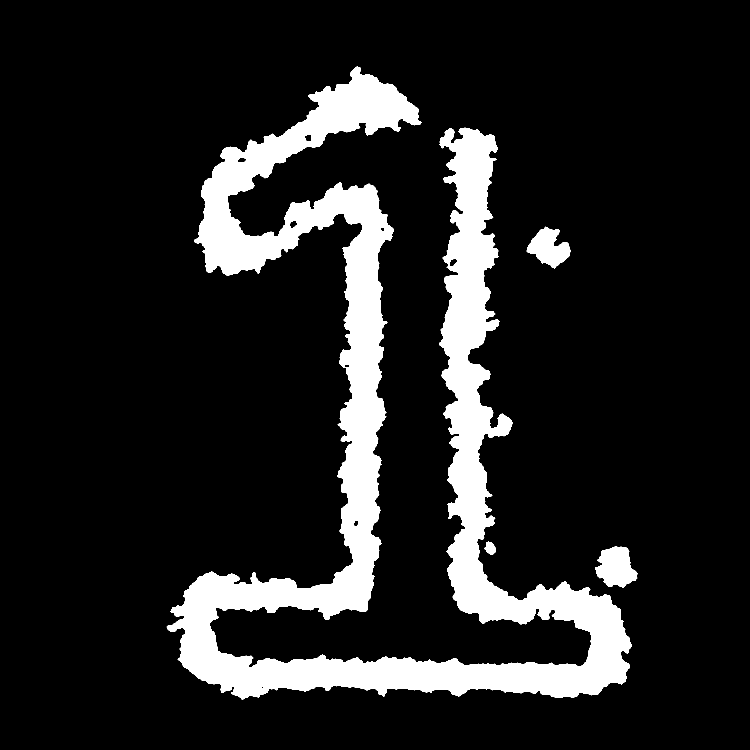
#> input picture post_template_package/post_template_repair/templates/template1_core.png, 3000 x 3000 px (shown at 1/4 size); its folder holds only this picture in this run
$ python run_full_diamond_pipeline.py --input post_template_package/post_template_repair/templates/template1_core.png --outdir out
#> lines starting #> are read from the running program, lines starting #| are printed output that depends on the picture; after the words box and inside, x2 and y2 are one past the last pixel; in counts of white or black regions, pixels touching at a corner belong together
### process_diamond_target_images.py
from pathlib import Path
import re

import cv2
import numpy as np
from PIL import Image, ImageDraw, ImageOps


def robust_norm(x: np.ndarray, low: float = 1.0, high: float = 99.5) -> np.ndarray:
    x = x.astype(np.float32)
    lo, hi = np.percentile(x, [low, high])
    if hi <= lo:
        hi = lo + 1.0
    return np.clip((x - lo) / (hi - lo), 0.0, 1.0)


def to_uint8(x: np.ndarray, low: float = 1.0, high: float = 99.5) -> np.ndarray:
    return (robust_norm(x, low, high) * 255.0 + 0.5).astype(np.uint8)


def natural_key(path: Path):
    parts = re.split(r"(\d+)", path.name)
    return [int(p) if p.isdigit() else p for p in parts]


def ascii_label(path: Path) -> str:
    match = re.search(r"(\d+)", path.stem)
    return f"image {match.group(1)}" if match else path.stem.encode("ascii", "ignore").decode()


# [10 lines left out: function find_target_dir, not called in this run]


def load_gray(path: Path) -> np.ndarray:
    rgb = np.asarray(Image.open(path).convert("RGB"), dtype=np.float32) / 255.0
#> rgb: shape (3000, 3000, 3) float32; values 0 (black) and 1 (white), 12.8% white; 4 white regions, box (x1, y1, x2, y2) and area: (667, 266, 2528, 2800) 1119533, (2380, 2187, 2549, 2351) 18680, (2106, 907, 2281, 1074) 16277, (1937, 2166, 1981, 2219) 1552
    return 0.299 * rgb[..., 0] + 0.587 * rgb[..., 1] + 0.114 * rgb[..., 2]


def suppress_frame_edges(gray: np.ndarray, border: int = 28) -> np.ndarray:
    out = gray.copy()
    if out.shape[0] <= 2 * border or out.shape[1] <= 2 * border:
        return out
    fill = float(np.median(out[border:-border, border:-border]))
    out[:border, :] = fill
    out[-border:, :] = fill
    out[:, :border] = fill
    out[:, -border:] = fill
    return out


def dark_feature_signal(gray: np.ndarray) -> tuple[np.ndarray, np.ndarray, np.ndarray]:
    """Paper-inspired correction for dark marks on a bright uneven background."""
    gray = suppress_frame_edges(gray)

    # Widefield illumination correction: estimate the low-frequency profile.
    scale = 0.25
    small = cv2.resize(gray, None, fx=scale, fy=scale, interpolation=cv2.INTER_AREA)
    bg_small = cv2.GaussianBlur(small, (0, 0), sigmaX=170 * scale, sigmaY=170 * scale)
    bg = cv2.resize(bg_small, (gray.shape[1], gray.shape[0]), interpolation=cv2.INTER_CUBIC)
    illum_corrected_dark = np.maximum(bg - gray, 0.0)

    # Equivalent to applying a white top-hat to the inverted image.
    # Rectangular kernels are separable/optimized in OpenCV and avoid the very
    # high cost of a large elliptical kernel at 3000 x 3000 pixels.
    kernel = cv2.getStructuringElement(cv2.MORPH_RECT, (181, 181))
    blackhat = cv2.morphologyEx(gray.astype(np.float32), cv2.MORPH_BLACKHAT, kernel)

    # Combine smooth background subtraction with morphology-based top-hat.
    signal = 0.55 * robust_norm(illum_corrected_dark, 0.2, 99.7) + 0.45 * robust_norm(
        blackhat, 0.2, 99.7
    )
    signal = cv2.medianBlur((robust_norm(signal, 0.5, 99.8) * 255).astype(np.uint8), 3)
    signal = signal.astype(np.float32) / 255.0
    return bg, illum_corrected_dark, signal


# [9 lines left out: function phase_shift, not called in this run]


def remove_interlayer_crosstalk(signals: list[np.ndarray]) -> list[np.ndarray]:
    if len(signals) == 1:
        return [robust_norm(signals[0], 0.5, 99.7)]

    stack = np.stack([robust_norm(s, 0.5, 99.5) for s in signals], axis=0)

    # The paper removes signals from other layers after inter-layer matching.
    # With aligned same-size inputs, subtract the second strongest layer response
    # pixelwise; this keeps features strongest in the current layer.
    sorted_stack = np.sort(stack, axis=0)
    second_strongest = sorted_stack[-2]
    median_signal = np.median(stack, axis=0)
    cleaned = []
    for i in range(stack.shape[0]):
        other = np.maximum(0.80 * second_strongest, 0.55 * median_signal)
        layer = np.clip(stack[i] - other, 0.0, None)
        layer = cv2.GaussianBlur(layer.astype(np.float32), (0, 0), sigmaX=1.2)
        layer = robust_norm(layer, 0.5, 99.7)
        cleaned.append(layer)
    return cleaned


def save_gray_png(path: Path, data: np.ndarray) -> None:
    Image.fromarray(to_uint8(data, 0.5, 99.7)).save(path)


def save_gray_tiff(path: Path, data: np.ndarray) -> None:
    # Avoid compressed TIFF here: this Windows Pillow/libtiff build exits
    # abruptly with tiff_deflate. Uncompressed TIFF is larger but stable.
    Image.fromarray(to_uint8(data, 0.5, 99.7)).save(path)


def presentation_enhance(data: np.ndarray) -> np.ndarray:
    x = robust_norm(data, 0.2, 99.7)
    x = np.power(x, 0.58)
    x = cv2.createCLAHE(clipLimit=1.6, tileGridSize=(10, 10)).apply((x * 255).astype(np.uint8))
    return x


def binarize_denoised(data: np.ndarray) -> tuple[np.ndarray, float]:
    x = to_uint8(data, 0.5, 99.7)
    x = cv2.GaussianBlur(x, (0, 0), sigmaX=1.8, sigmaY=1.8)

    border = 70
    valid = x[border:-border, border:-border] if min(x.shape) > 2 * border else x
    threshold = float(np.percentile(valid, 86))
    mask = np.where(x >= threshold, 255, 0).astype(np.uint8)

    # Remove frame artifacts from acquisition and preserve the central target.
    mask[:border, :] = 0
    mask[-border:, :] = 0
    mask[:, :border] = 0
    mask[:, -border:] = 0

    open_kernel = cv2.getStructuringElement(cv2.MORPH_ELLIPSE, (3, 3))
    close_kernel = cv2.getStructuringElement(cv2.MORPH_ELLIPSE, (15, 15))
    mask = cv2.morphologyEx(mask, cv2.MORPH_OPEN, open_kernel)
    mask = cv2.morphologyEx(mask, cv2.MORPH_CLOSE, close_kernel)

    components, labels, stats, _ = cv2.connectedComponentsWithStats(mask, 8)
    cleaned = np.zeros_like(mask)
    for idx in range(1, components):
        area = int(stats[idx, cv2.CC_STAT_AREA])
        if area >= 450:
            cleaned[labels == idx] = 255

    cleaned = cv2.morphologyEx(cleaned, cv2.MORPH_CLOSE, close_kernel)
    return cleaned, threshold


def make_contact_sheet(items: list[tuple[str, Image.Image]], out_path: Path, cols: int = 4) -> None:
    thumbs = []
    for label, image in items:
        im = image.convert("L")
        im = ImageOps.autocontrast(im, cutoff=0.5).convert("RGB")
        im.thumbnail((620, 620), Image.Resampling.LANCZOS)
        canvas = Image.new("RGB", (620, 665), "white")
        canvas.paste(im, ((620 - im.width) // 2, 45))
        draw = ImageDraw.Draw(canvas)
        draw.rectangle([0, 0, 620, 36], fill=(0, 0, 0))
        draw.text((10, 10), label, fill=(255, 255, 255))
        thumbs.append(canvas)
    rows = (len(thumbs) + cols - 1) // cols
    sheet = Image.new("RGB", (cols * 620, rows * 665), "white")
    for i, im in enumerate(thumbs):
        sheet.paste(im, ((i % cols) * 620, (i // cols) * 665))
    sheet.save(out_path)


# [82 lines left out: function main, not called in this run]


# [2 lines that do not run on import are left out]

### run_full_diamond_pipeline.py
from __future__ import annotations

import argparse
import importlib.util
import re
from pathlib import Path

import numpy as np
from PIL import Image

from process_diamond_target_images import (
    ascii_label,
    binarize_denoised,
    dark_feature_signal,
    load_gray,
    make_contact_sheet,
    natural_key,
    phase_shift,
    presentation_enhance,
    remove_interlayer_crosstalk,
    save_gray_tiff,
    suppress_frame_edges,
    to_uint8,
)


IMAGE_SUFFIXES = {".tif", ".tiff", ".png", ".jpg", ".jpeg", ".bmp", ".webp"}
DEFAULT_TEMPLATE_SCRIPT = (
    Path(__file__).resolve().parent
    / "post_template_package"
    / "post_template_repair"
    / "post_template_repair.py"
)
DEFAULT_TEMPLATE_DIR = DEFAULT_TEMPLATE_SCRIPT.parent / "templates"


def parse_ids(value: str) -> tuple[int, ...]:
    return tuple(int(item.strip()) for item in value.split(",") if item.strip())


def infer_data_id(path: Path, fallback: int) -> int:
    match = re.search(r"(\d+)", path.stem)
    return int(match.group(1)) if match else fallback


def collect_inputs(input_path: Path) -> list[Path]:
    if input_path.is_file():
        if input_path.suffix.lower() not in IMAGE_SUFFIXES:
            raise ValueError(f"Unsupported image suffix: {input_path.suffix}")
        return [input_path]
    if input_path.is_dir():
        files = [p for p in input_path.iterdir() if p.is_file() and p.suffix.lower() in IMAGE_SUFFIXES]
        return sorted(files, key=natural_key)
    raise FileNotFoundError(input_path)


def load_post_template_module(script_path: Path):
    if not script_path.exists():
        raise FileNotFoundError(script_path)
    spec = importlib.util.spec_from_file_location("post_template_repair", script_path)
    if spec is None or spec.loader is None:
        raise RuntimeError(f"Cannot import {script_path}")
    module = importlib.util.module_from_spec(spec)
    spec.loader.exec_module(module)
    return module


def write_preprocessed_outputs(
    files: list[Path],
    data_ids: tuple[int, ...],
    preprocessed_dir: Path,
) -> None:
    preprocessed_dir.mkdir(parents=True, exist_ok=True)

    grays = [load_gray(path) for path in files]
#> grays = 1 item
    corrected = []
    tophat = []
    for gray in grays:
        _, corr, signal = dark_feature_signal(gray)
        corrected.append(corr)
        tophat.append(signal)
#> this loop made 1 pass
#> scale in dark_feature_signal on pass 1: 0.25
#> after the loop, corrected = 1 item; tophat = 1 item

    cleaned = remove_interlayer_crosstalk(tophat)
#> cleaned = 1 item

    report_lines = [
        "Full diamond image pipeline preprocessing report",
        f"Input count: {len(files)}",
        "Method: low-frequency illumination correction, dark-feature top-hat, binary denoising.",
    ]
    if len(tophat) > 1:
        report_lines.extend(["", "Estimated phase-correlation shifts against first image (pixels):"])
        for data_id, signal in zip(data_ids, tophat):
            sx, sy, response = phase_shift(tophat[0], signal)
            report_lines.append(f"- data {data_id}: x={sx:.2f}, y={sy:.2f}, response={response:.4f}")

    overview_items = []
    binary_items = []
    for path, data_id, gray, corr, signal, clean in zip(files, data_ids, grays, corrected, tophat, cleaned):
        stem = f"data{data_id}"
        label = f"data {data_id}"
        raw8 = to_uint8(suppress_frame_edges(gray), 0.5, 99.5)
        corr8 = to_uint8(corr, 0.2, 99.8)
        top8 = to_uint8(signal, 0.5, 99.7)
        clean8 = to_uint8(clean, 0.5, 99.7)
        enhanced8 = presentation_enhance(signal)
        binary8, binary_threshold = binarize_denoised(signal)
        binary_white_bg = 255 - binary8

        Image.fromarray(raw8).save(preprocessed_dir / f"{stem}_00_raw_autocontrast.png")
        Image.fromarray(corr8).save(preprocessed_dir / f"{stem}_01_illumination_corrected.png")
        Image.fromarray(top8).save(preprocessed_dir / f"{stem}_02_tophat_denoised.png")
        Image.fromarray(clean8).save(preprocessed_dir / f"{stem}_03_interlayer_cleaned.png")
        Image.fromarray(enhanced8).save(preprocessed_dir / f"{stem}_04_final_enhanced.png")
        Image.fromarray(binary8).save(preprocessed_dir / f"{stem}_05_binary_denoised.png")
        Image.fromarray(binary_white_bg).save(preprocessed_dir / f"{stem}_05_binary_denoised_white_bg.png")
        save_gray_tiff(preprocessed_dir / f"{stem}_03_interlayer_cleaned.tiff", clean)

        report_lines.append(
            f"- data {data_id} source={path.name} label={ascii_label(path)} binary_threshold={binary_threshold:.1f}"
        )
        overview_items.extend(
            [
                (f"{label} raw", Image.fromarray(raw8)),
                (f"{label} corrected", Image.fromarray(corr8)),
                (f"{label} top-hat", Image.fromarray(top8)),
                (f"{label} enhanced", Image.fromarray(enhanced8)),
                (f"{label} cleaned", Image.fromarray(clean8)),
            ]
        )
        binary_items.extend(
            [
                (f"{label} top-hat", Image.fromarray(top8)),
                (f"{label} binary", Image.fromarray(binary8)),
                (f"{label} white-bg", Image.fromarray(binary_white_bg)),
            ]
        )
#> this loop made 1 pass
#> (data_id, stem, label, fill in suppress_frame_edges, border in binarize_denoised, threshold in binarize_denoised) on pass 1: (1, 'data1', 'data 1', 0, 70, 93)
#> pass 1, in presentation_enhance, `x = cv2.createCLAHE(clipLimit=1.6, tileGridSize=(10, 10)).apply((x * 2..`:
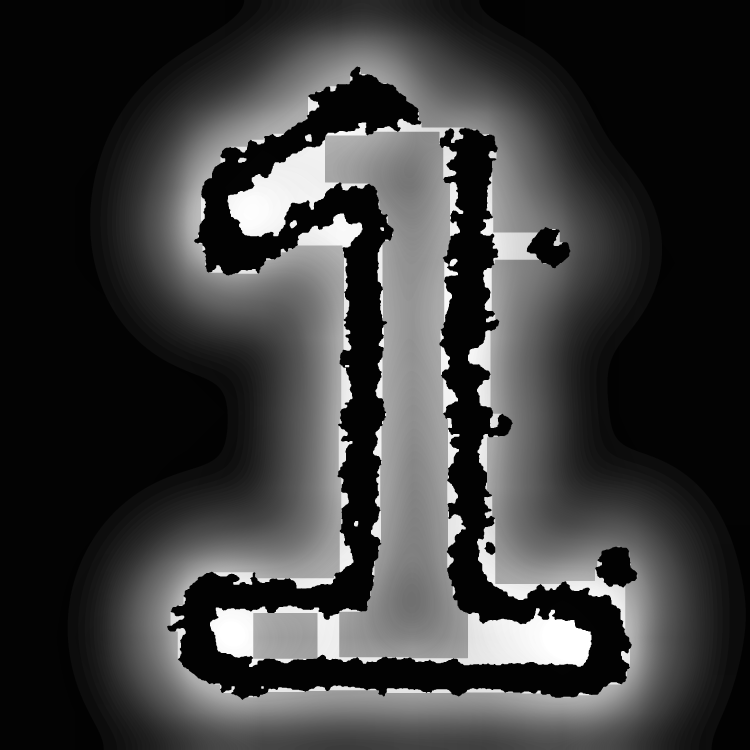
#> x: shape (3000, 3000) (shown at 1/4 size); min 2, max 255, mean 58
#> after the loop:
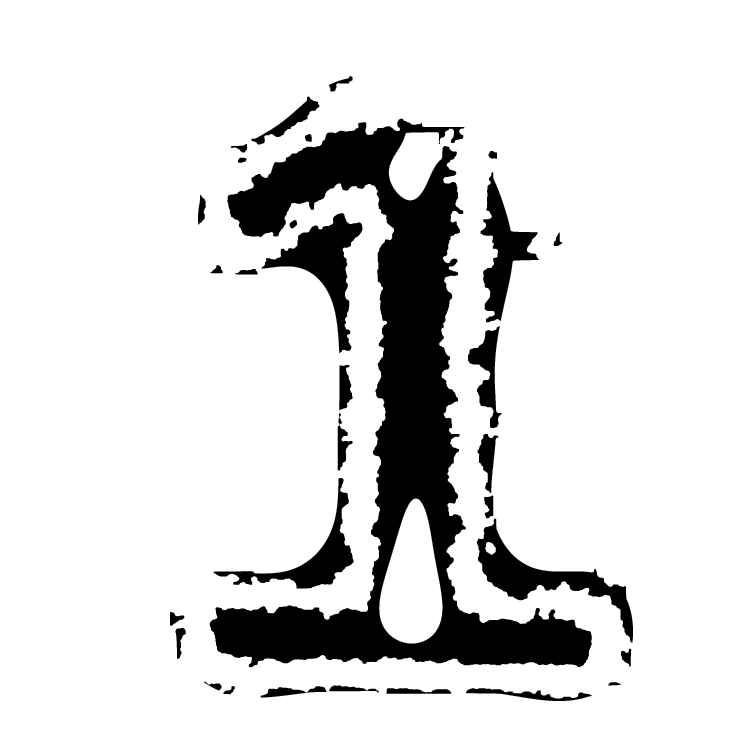
#> binary_white_bg: shape (3000, 3000) (shown at 1/4 size); 87.1% white; 31 black regions, largest, box (x1, y1, x2, y2) and area: (839, 475, 2367, 2669) 836138, (1908, 2074, 2532, 2572) 67846, (1046, 853, 1450, 1414) 66776
#> raw8 is the input picture: shape (3000, 3000); 12.8% white; 4 white regions, box (x1, y1, x2, y2) and area: (667, 266, 2528, 2800) 1119533, (2380, 2187, 2549, 2351) 18680, (2106, 907, 2281, 1074) 16277, (1937, 2166, 1981, 2219) 1552
#> after the loop, binary_items = 3 items; overview_items = 5 items; report_lines = 4 items

    make_contact_sheet(overview_items, preprocessed_dir / "preprocessing_overview.png", cols=5)
#> the loop in make_contact_sheet, `for label, image in items:` made 5 passes
#> label on passes 1 to 5: 'data 1 raw', 'data 1 corrected', 'data 1 top-hat', 'data 1 enhanced', 'data 1 cleaned'
#> after the loop in make_contact_sheet, `for label, image in items:`:
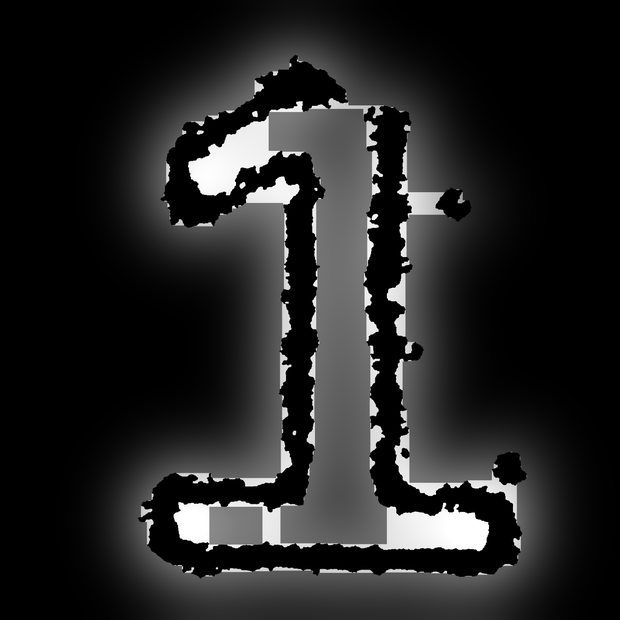
#> im: PIL image 620x620 RGB; min 0, max 255, mean 34.6
#> after the loop in make_contact_sheet, `for label, image in items:`: thumbs = 5 items
#> in make_contact_sheet, `rows = (len(thumbs) + cols - 1) // cols`: rows = 1
#> the loop in make_contact_sheet, `for i, im in enumerate(thumbs):` made 5 passes
#> after the loop in make_contact_sheet, `for i, im in enumerate(thumbs):`:
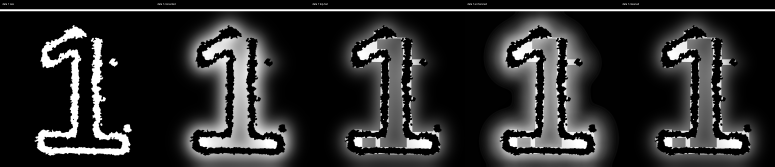
#> sheet: PIL image 3100x665 RGB (shown at 1/4 size); min 0, max 255, mean 42.8
    make_contact_sheet(binary_items, preprocessed_dir / "binary_denoising_overview.png", cols=3)
#> call 2 of make_contact_sheet, with cols = 3
#> the loop in make_contact_sheet (call 2), `for label, image in items:` made 3 passes
#> after the loop in make_contact_sheet (call 2), `for label, image in items:`:
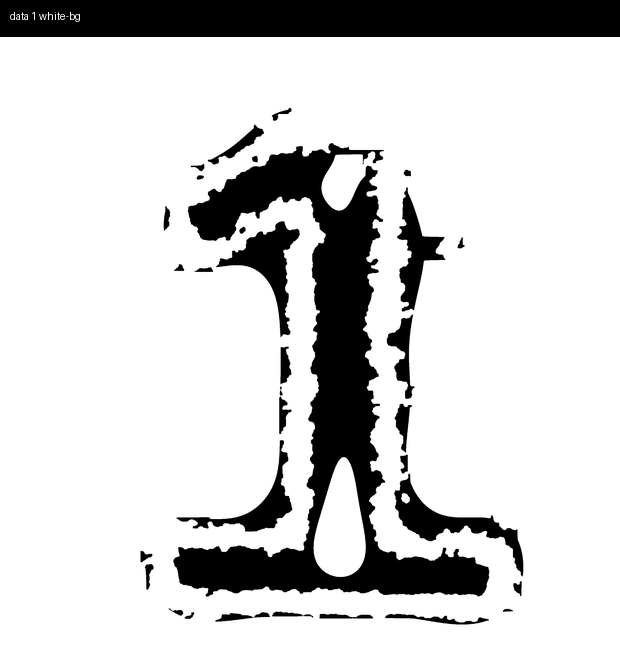
#> canvas: PIL image 620x665 RGB; min 0, max 255, mean 210.1
#> after the loop in make_contact_sheet (call 2), `for label, image in items:`:
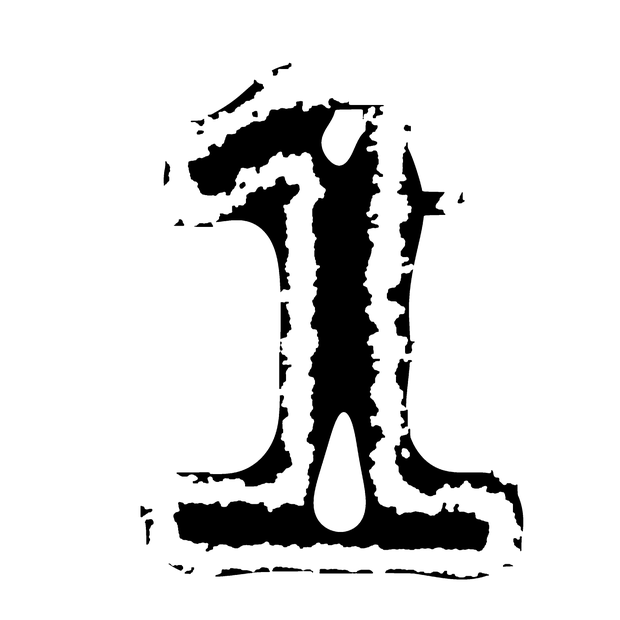
#> im: PIL image 620x620 RGB; min 0, max 255, mean 222
#> after the loop in make_contact_sheet (call 2), `for label, image in items:`: thumbs = 3 items
#> the loop in make_contact_sheet (call 2), `for i, im in enumerate(thumbs):` made 3 passes
#> after the loop in make_contact_sheet (call 2), `for i, im in enumerate(thumbs):`:
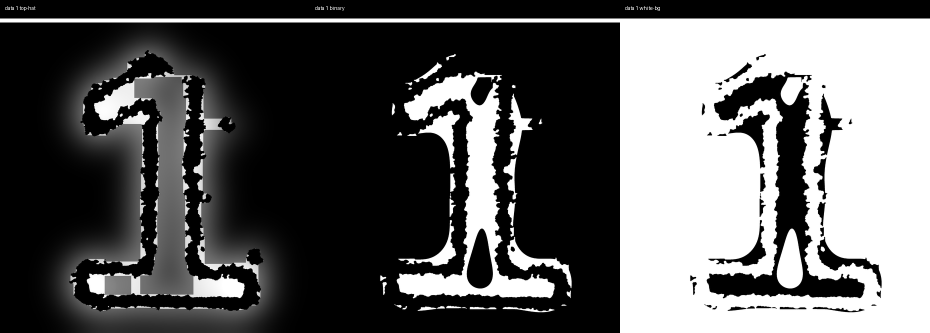
#> sheet: PIL image 1860x665 RGB (shown at 1/2 size); min 0, max 255, mean 93.2
    (preprocessed_dir / "preprocessing_report.txt").write_text("\n".join(report_lines), encoding="utf-8-sig")


def build_parser() -> argparse.ArgumentParser:
    parser = argparse.ArgumentParser(
        description="Run raw diamond image preprocessing plus automatic template-matching post-processing."
    )
    parser.add_argument("--input", type=Path, required=True, help="Raw image file or a directory of raw images.")
    parser.add_argument("--outdir", type=Path, required=True, help="Output root directory.")
    parser.add_argument(
        "--data-ids",
        type=parse_ids,
        default=None,
        help="Optional comma-separated IDs. If omitted, IDs are inferred from file names.",
    )
    parser.add_argument("--template-dir", type=Path, default=DEFAULT_TEMPLATE_DIR)
    parser.add_argument("--template-script", type=Path, default=DEFAULT_TEMPLATE_SCRIPT)
    parser.add_argument("--skip-template", action="store_true", help="Only run preprocessing and binary denoising.")
    return parser


def main() -> None:
    args = build_parser().parse_args()
    files = collect_inputs(args.input)
    if not files:
        raise FileNotFoundError(f"No supported images found under {args.input}")

    if args.data_ids is None:
        data_ids = tuple(infer_data_id(path, index + 1) for index, path in enumerate(files))
    else:
        data_ids = args.data_ids
        if len(data_ids) != len(files):
            raise ValueError(f"--data-ids has {len(data_ids)} IDs but input has {len(files)} image(s).")

    args.outdir.mkdir(parents=True, exist_ok=True)
    preprocessed_dir = args.outdir / "preprocessed"
    final_dir = args.outdir / "template_final"

    write_preprocessed_outputs(files, data_ids, preprocessed_dir)
    print(f"wrote preprocessing outputs: {preprocessed_dir}")

    if not args.skip_template:
        post_template = load_post_template_module(args.template_script)
        post_template.process_all(preprocessed_dir, args.template_dir, final_dir, data_ids)
        print(f"wrote template-matching outputs: {final_dir}")


if __name__ == "__main__":
#> (the run stopped early here; a loop or call above may not have finished)
